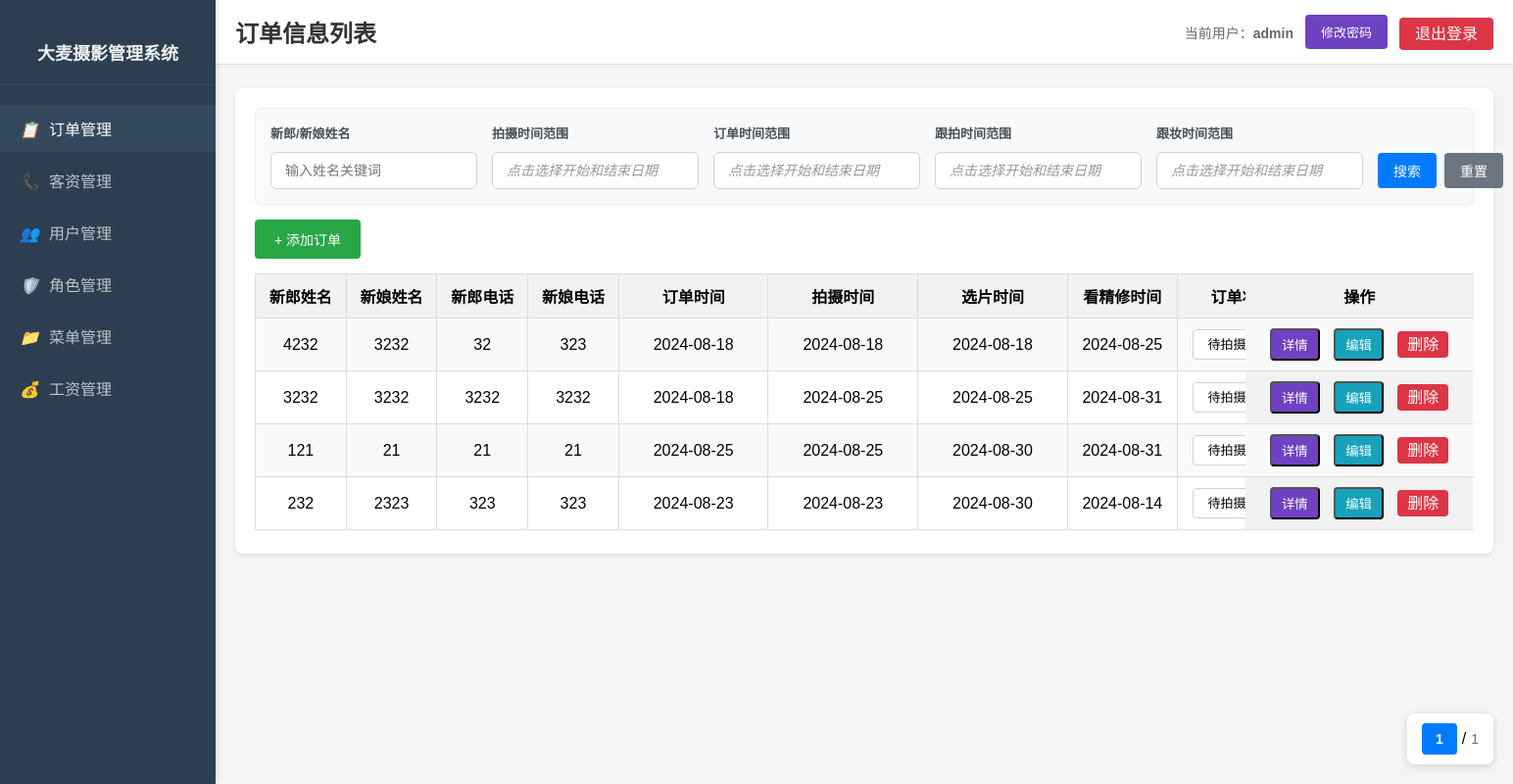
The page / (signed in) on the database its author committed.
### database.py (models this page shows)
class Order(db.Model):
    __tablename__ = 'order'
    orderid = db.Column(db.Integer, primary_key=True)
    groom_name = db.Column(db.String(20))
    bride_name = db.Column(db.String(20))
    groom_phone = db.Column(db.String(16))
    bride_phone = db.Column(db.String(16))
    wedding_dress_price = db.Column(db.Float)  # 婚纱照价格
    makeup_price = db.Column(db.Float)  # 跟妆价格
    photography_price = db.Column(db.Float)  # 跟拍价格
    videography_price = db.Column(db.Float)  # 摄像价格
    dress_rental_price = db.Column(db.Float)  # 租礼服价格
    wedding_celebration_price = db.Column(db.Float)  # 婚庆价格
    extra_film_price = db.Column(db.Float)  # 加片金额
    total_price = db.Column(db.Float)  # 总价格
    order_time = db.Column(db.DateTime)  # 订单时间
    shoot_time = db.Column(db.DateTime)  # 拍摄时间
    choosePicture_time = db.Column(db.DateTime)  # 选片时间
    confirmPicture_time = db.Column(db.DateTime)  # 看精修时间
    order_status = db.Column(db.String(20))  # 订单状态
    sales_consultant = db.Column(db.String(20))
    photographer = db.Column(db.String(20))
    makeup_artist = db.Column(db.String(20))
    remark = db.Column(db.String(300))  # 备注
    created_by = db.Column(db.String(20))  # 订单创建人
    created_time = db.Column(db.DateTime, default=datetime.utcnow().replace(microsecond=0))  # 订单创建时间

### app.py (the view, shortened to what this page needs)
@app.route('/')
def index():
    if 'userid' in session:
        from datetime import datetime, timedelta
        page = request.args.get('page', 1, type=int)
        per_page = 10
        name_keyword = request.args.get('name_keyword', '')
        shoot_start = request.args.get('shoot_start', '')
        shoot_end = request.args.get('shoot_end', '')
        order_start = request.args.get('order_start', '')
        order_end = request.args.get('order_end', '')
        photo_start = request.args.get('photo_start', '')
        photo_end = request.args.get('photo_end', '')
        makeup_start = request.args.get('makeup_start', '')
        makeup_end = request.args.get('makeup_end', '')
        query = Order.query
        if shoot_start:
            query = query.filter(Order.shoot_time >= shoot_start)
        if shoot_end:
            query = query.filter(Order.shoot_time <= shoot_end + ' 23:59:59')
        if order_start:
            query = query.filter(Order.order_time >= order_start)
        if order_end:
            query = query.filter(Order.order_time <= order_end + ' 23:59:59')
        if photo_start:
            query = query.filter(Order.photography_price > 0)
            query = query.filter(Order.shoot_time >= photo_start)
        if photo_end:
            query = query.filter(Order.shoot_time <= photo_end + ' 23:59:59')
        if makeup_start:
            query = query.filter(Order.makeup_price > 0)
            query = query.filter(Order.shoot_time >= makeup_start)
        if makeup_end:
            query = query.filter(Order.shoot_time <= makeup_end + ' 23:59:59')
        has_filter = any([name_keyword, shoot_start, shoot_end, order_start, order_end,
                         photo_start, photo_end, makeup_start, makeup_end])
        if not has_filter:
            one_month_ago = datetime.now() - timedelta(days=30)
            query = query.filter(
                db.or_(
                    Order.shoot_time >= one_month_ago,
                    Order.makeup_price > 0  # 有跟妆服务的订单
                )
            )
        orders = query.order_by(desc(Order.created_time)).paginate(page=page, per_page=per_page)
        return render_template('index.html',
                              orders=orders,
                              format_datetime=format_datetime,
                              selected_name_keyword=name_keyword,
                              selected_shoot_start=shoot_start,
                              selected_shoot_end=shoot_end,
                              selected_order_start=order_start,
                              selected_order_end=order_end,
                              selected_photo_start=photo_start,
                              selected_photo_end=photo_end,
                              selected_makeup_start=makeup_start,
                              selected_makeup_end=makeup_end)
    else:
        return redirect(url_for('login'))

### templates/index.html (shortened to what this page needs)
<!DOCTYPE html>
<html lang="zh-CN">
<head>
</head>
<body>
    <div class="sidebar">
        <div class="sidebar-header">
            <h2>大麦摄影管理系统</h2>
        </div>
        <ul class="sidebar-menu" id="sidebarMenu">
        </ul>
    </div>
    <div class="main-content">
        <div class="top-bar">
            <h1>订单信息列表</h1>
            <div class="top-bar-actions">
                <span class="user-info">当前用户：<strong>{{ session.get('userid', '') }}</strong></span>
                <button onclick="openChangePasswordModal()" class="change-password-btn">修改密码</button>
                <div class="logout-button">
                    <a href="{{ url_for('logout') }}">退出登录</a>
                </div>
            </div>
        </div>
        <div class="content-card">
            <div class="search-panel">
                <form class="search-form" method="get" action="{{ url_for('index') }}">
                    <div class="form-group">
                        <label>新郎/新娘姓名</label>
                        <input type="text" name="name_keyword" value="{{ selected_name_keyword or '' }}" placeholder="输入姓名关键词">
                    </div>
                    <div class="form-group">
                        <label>拍摄时间范围</label>
                        <input type="text" name="shoot_time_range" value="{{ (selected_shoot_start + ' 至 ' + selected_shoot_end) if (selected_shoot_start or selected_shoot_end) else '' }}" placeholder="点击选择开始和结束日期" class="date-range-input" data-start-field="shoot_start" data-end-field="shoot_end" onclick="showDatePicker(this)">
                    </div>
                    <div class="form-group">
                        <label>订单时间范围</label>
                        <input type="text" name="order_time_range" value="{{ (selected_order_start + ' 至 ' + selected_order_end) if (selected_order_start or selected_order_end) else '' }}" placeholder="点击选择开始和结束日期" class="date-range-input" data-start-field="order_start" data-end-field="order_end" onclick="showDatePicker(this)">
                    </div>
                    <div class="form-group">
                        <label>跟拍时间范围</label>
                        <input type="text" name="photo_time_range" value="{{ (selected_photo_start + ' 至 ' + selected_photo_end) if (selected_photo_start or selected_photo_end) else '' }}" placeholder="点击选择开始和结束日期" class="date-range-input" data-start-field="photo_start" data-end-field="photo_end" onclick="showDatePicker(this)">
                    </div>
                    <div class="form-group">
                        <label>跟妆时间范围</label>
                        <input type="text" name="makeup_time_range" value="{{ (selected_makeup_start + ' 至 ' + selected_makeup_end) if (selected_makeup_start or selected_makeup_end) else '' }}" placeholder="点击选择开始和结束日期" class="date-range-input" data-start-field="makeup_start" data-end-field="makeup_end" onclick="showDatePicker(this)">
                    </div>
                    <div class="form-group">
                        <label>&nbsp;</label>
                        <div class="search-btn-group">
                            <button type="submit" class="btn btn-search">搜索</button>
                            <button type="button" class="btn btn-reset" onclick="resetSearch()">重置</button>
                        </div>
                    </div>
                </form>
            </div>
            <button onclick="openAddOrderModal()" class="add-btn">+ 添加订单</button>
            <div class="table-wrapper">
                <div class="table-container">
                    <table style="width: auto; min-width: 100%;">
                        <tr>
                            <th>新郎姓名</th>
                            <th>新娘姓名</th>
                            <th>新郎电话</th>
                            <th>新娘电话</th>
                            <th>订单时间</th>
                            <th>拍摄时间</th>
                            <th>选片时间</th>
                            <th>看精修时间</th>
                            <th>订单状态</th>
                            <th>销售顾问</th>
                            <th>摄影师</th>
                            <th>化妆师</th>
                            <th>操作</th>
                        </tr>
                        {% for order in orders %}
                        <tr>
                            <td>{{ order.groom_name }}</td>
                            <td>{{ order.bride_name }}</td>
                            <td>{{ order.groom_phone }}</td>
                            <td>{{ order.bride_phone }}</td>
                            <td>{{ order.order_time.strftime('%Y-%m-%d') if order.order_time else '' }}</td>
                            <td>{{ order.shoot_time.strftime('%Y-%m-%d') if order.shoot_time else '' }}</td>
                            <td>{{ order.choosePicture_time.strftime('%Y-%m-%d') if order.choosePicture_time else '' }}</td>
                            <td>{{ order.confirmPicture_time.strftime('%Y-%m-%d') if order.confirmPicture_time else '' }}</td>
                            <td>
                                <select class="status-select status-{{ order.order_status }}" onchange="updateOrderStatus({{ order.orderid }}, this)">
                                    <option value="待拍摄" {% if order.order_status == '待拍摄' %}selected{% endif %}>待拍摄</option>
                                </select>
                            </td>
                            <td>{{ order.sales_consultant }}</td>
                            <td>{{ order.photographer }}</td>
                            <td>{{ order.makeup_artist }}</td>
                            <td>
                                <button onclick="openViewOrderModal({{ order.orderid }})" class="action-btn view-btn">详情</button>
                                <button onclick="openEditOrderModal({{ order.orderid }})" class="action-btn edit-btn">编辑</button>
                                <a href="{{ url_for('delete_order', order_id=order.orderid) }}" class="action-btn delete-btn" onclick="return confirmDelete();">删除</a>
                            </td>
                        </tr>
                        {% endfor %}
                    </table>
                </div>
            </div>
            <div class="pagination-fixed">
                <div class="pagination">
                    <span class="current-page">{{ orders.page }}</span>
                    /
                    <span class="total-pages">{{ orders.pages }}</span>
                </div>
            </div>
        </div>
    </div>
</body>
</html>

### rows shown on the page
Order: groom_name "4232", bride_name "3232", groom_phone "32", bride_phone "323", order_time "2024-08-18", shoot_time "2024-08-18", choosePicture_time "2024-08-18", confirmPicture_time "2024-08-25", order_status+orderid "待拍摄"
Order: groom_name "3232", bride_name "3232", groom_phone "3232", bride_phone "3232", order_time "2024-08-18", shoot_time "2024-08-25", choosePicture_time "2024-08-25", confirmPicture_time "2024-08-31", order_status+orderid "待拍摄"
Order: groom_name "121", bride_name "21", groom_phone "21", bride_phone "21", order_time "2024-08-25", shoot_time "2024-08-25", choosePicture_time "2024-08-30", confirmPicture_time "2024-08-31", order_status+orderid "待拍摄"
Order: groom_name "232", bride_name "2323", groom_phone "323", bride_phone "323", order_time "2024-08-23", shoot_time "2024-08-23", choosePicture_time "2024-08-30", confirmPicture_time "2024-08-14", order_status+orderid "待拍摄"

### other values the page prints
{{ session.get('userid', '') }} "admin"
{{ orders.page }} "1"
{{ orders.pages }} "1"
